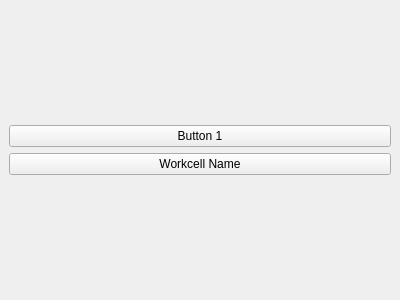
<?xml version="1.0" encoding="UTF-8"?>
<ui version="4.0">
 <class>firstPlugIn</class>
 <widget class="QDockWidget" name="firstPlugIn">
  <property name="geometry">
   <rect>
    <x>0</x>
    <y>0</y>
    <width>400</width>
    <height>300</height>
   </rect>
  </property>
  <property name="windowTitle">
   <string>DockWidget</string>
  </property>
  <widget class="QWidget" name="dockWidgetContents">
   <layout class="QVBoxLayout" name="verticalLayout_2">
    <item>
     <layout class="QVBoxLayout" name="verticalLayout">
      <item>
       <widget class="QPushButton" name="pushBtn1">
        <property name="text">
         <string>Button 1</string>
        </property>
       </widget>
      </item>
      <item>
       <widget class="QPushButton" name="workcellBtn">
        <property name="text">
         <string>Workcell Name</string>
        </property>
       </widget>
      </item>
     </layout>
    </item>
   </layout>
  </widget>
 </widget>
 <resources/>
 <connections/>
</ui>
